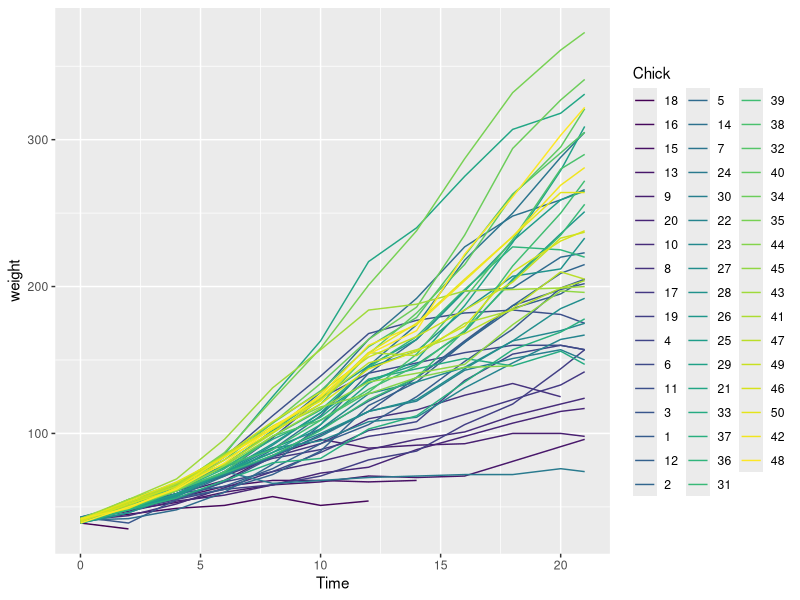
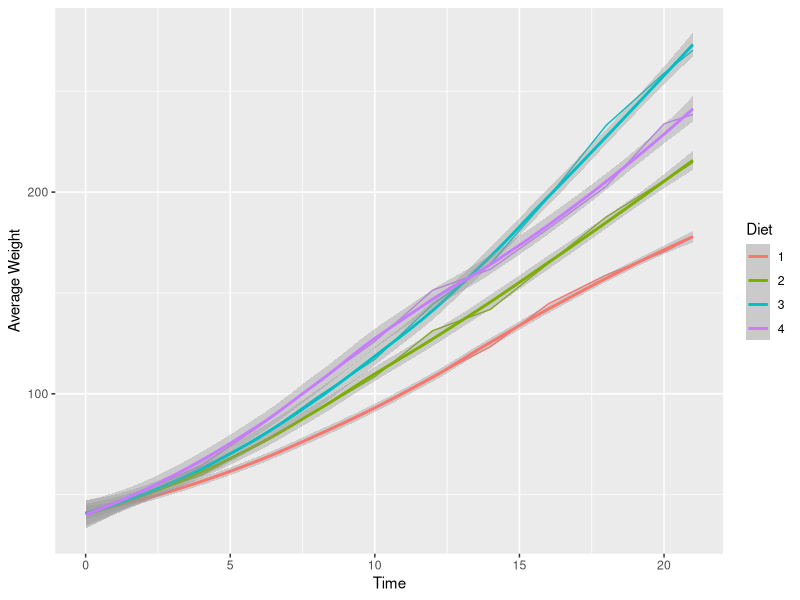
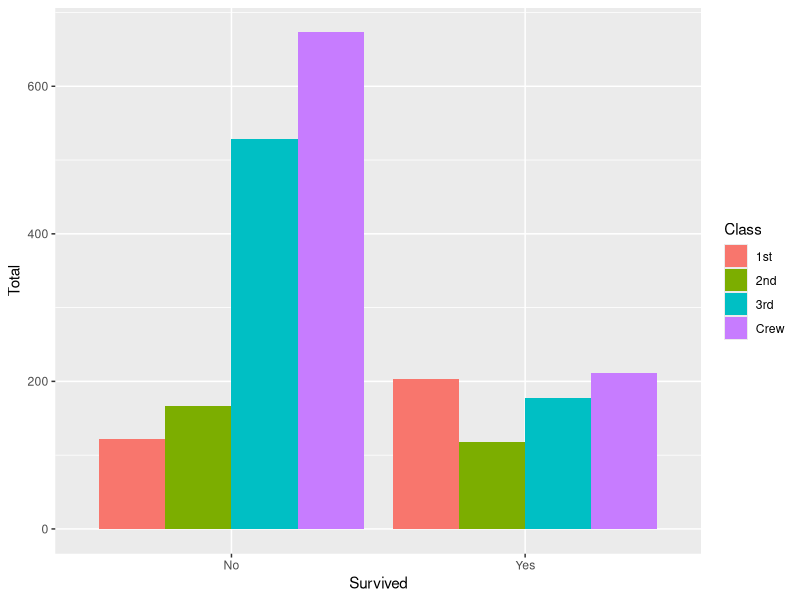
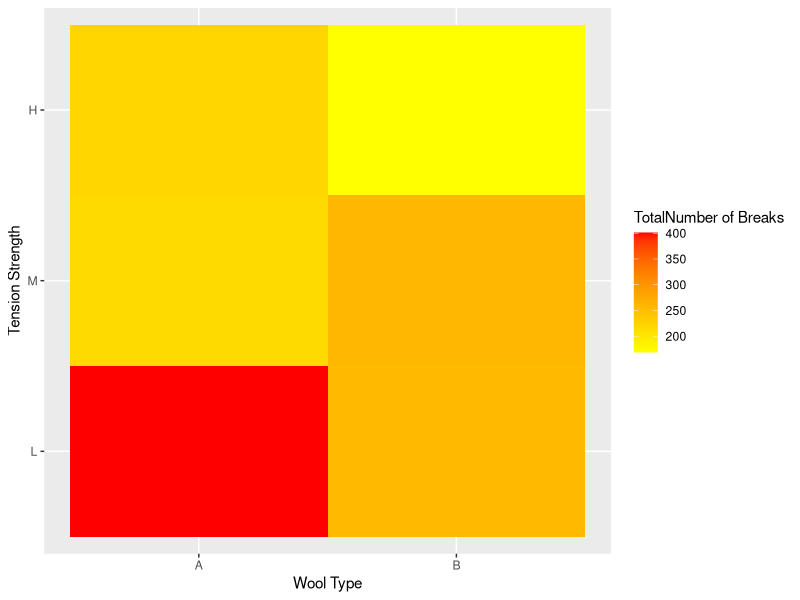
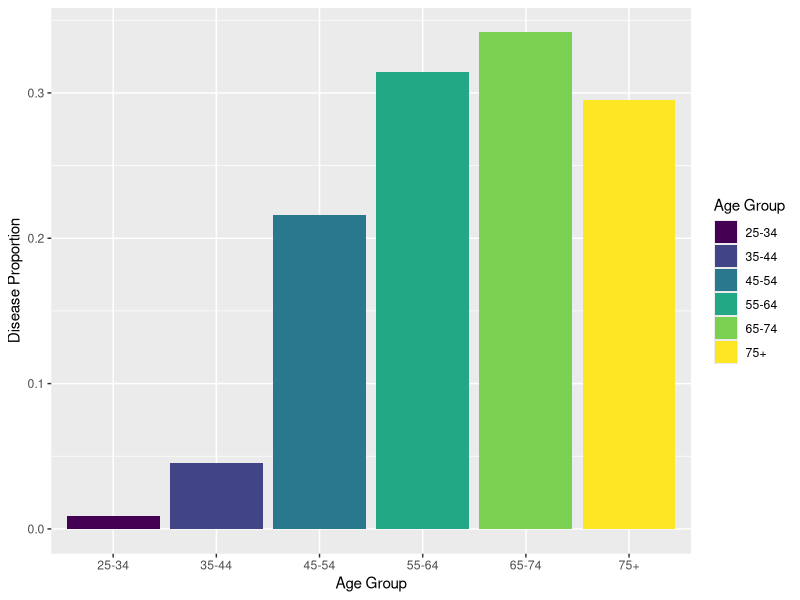
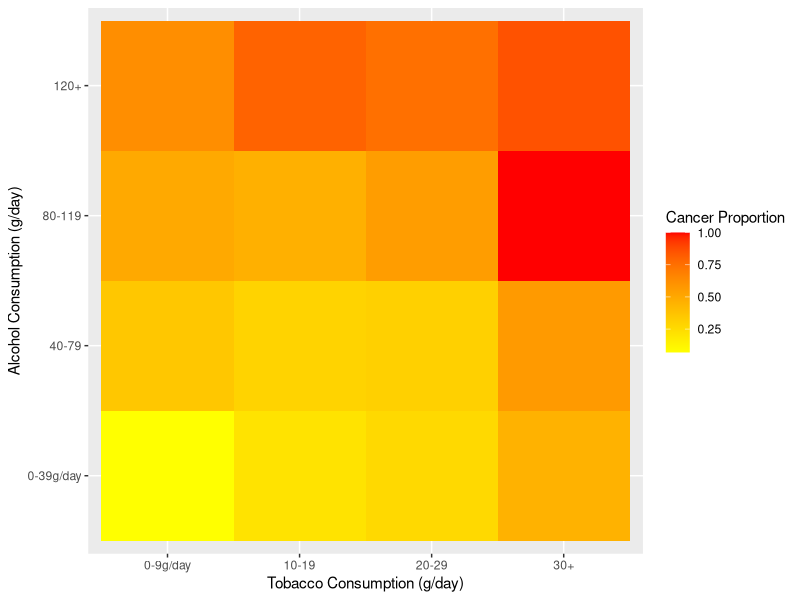

Reproduce these figures in R, in order.
## ---- chunk 1
library(tidyverse)
library(knitr)
## ---- chunk 2
OrderedChicks <- ChickWeight %>%
  group_by(Chick)
ggplot(OrderedChicks, mapping = aes(x = Time, y = weight, color = Chick, shape = Diet)) +geom_line() #not very useful

ChickWeightAvgs <- ChickWeight %>%
  group_by(Diet, Time)
summarise(ChickWeightAvgs, Meanweight = mean(weight)) %>%
ggplot(ChickWeightAvgs, mapping = aes(x = Time, y = Meanweight, group = Diet, color = Diet)) +geom_line() +geom_smooth() + labs(y ='Average Weight')

Thicchick <- ChickWeight %>% filter(Time==21) %>% group_by(Chick) %>% arrange(desc(weight)) %>% as.tibble()
head(Thicchick, 10) %>% kable(align = c("c", "c"))
## ---- chunk 3
Titanict <- as.tibble(Titanic) %>% group_by(Class, Survived) %>% summarise(Total = sum(n))
ggplot(Titanict, mapping = aes(x= Survived, y= Total, fill=as.factor(Class))) +   
  geom_bar(position = "dodge", stat="identity") + labs(fill='Class')

Titenic <- as.tibble(Titanic) %>% group_by(Age, Sex, Survived) %>% summarise(Total = sum(n)) %>% mutate(Poptotal = sum(Total)) %>% mutate('Proportion' = Total/Poptotal)
kable(Titenic, align = c("c", "c"))

## ---- chunk 4
Warps <- warpbreaks %>% group_by(wool, tension) %>% summarise(Total=sum(breaks))
  ggplot(Warps, mapping = aes(x = wool, y = tension, fill = Total)) + geom_tile() + scale_fill_gradient(low = "yellow", high = "red") + labs(x= 'Wool Type', y= 'Tension Strength', fill = 'TotalNumber of Breaks')
kable(Warps, align = c("c", "c"))
Warpavg <- warpbreaks %>% group_by(wool, tension) %>% summarise(Avg=mean(breaks))
kable(Warpavg, align = c("c", "c"))
## ---- chunk 5
esophsum <- esoph %>% group_by(agegp) %>% mutate(tot_n = sum(ncases), tot_c = sum(ncontrols)+sum(ncases), freq = tot_n/tot_c)
ggplot(data = esophsum, mapping=(aes(x=agegp, y=freq,fill=agegp))) + geom_bar(stat="identity", position = "dodge") + labs(x='Age Group', y= 'Disease Proportion', fill = 'Age Group')
esophfilter<-esophsum %>% filter(agegp == '55-64'| agegp == '65-74'|agegp =='75+') %>% mutate(Factor_Freq = ncases/(ncases+ncontrols)) %>% arrange(desc(Factor_Freq))
head(esophfilter, 10) %>% kable(align = c("c", "c"))
esophonemore <- esophfilter %>% select(agegp, alcgp, tobgp, ncases, ncontrols) %>% group_by(alcgp, tobgp) %>% summarise(sumcases = sum(ncases), sumcontrols = sum(ncontrols)) %>% mutate(freq_sum=(sumcases/(sumcases+sumcontrols)))
ggplot(esophonemore, mapping = aes(x=tobgp, y=alcgp, fill=freq_sum)) + geom_tile() + scale_fill_gradient(low = "yellow", high = "red") + labs(x='Tobacco Consumption (g/day)', y='Alcohol Consumption (g/day)', fill ='Cancer Proportion')
kable(esophonemore, align = c("c", "c"))

